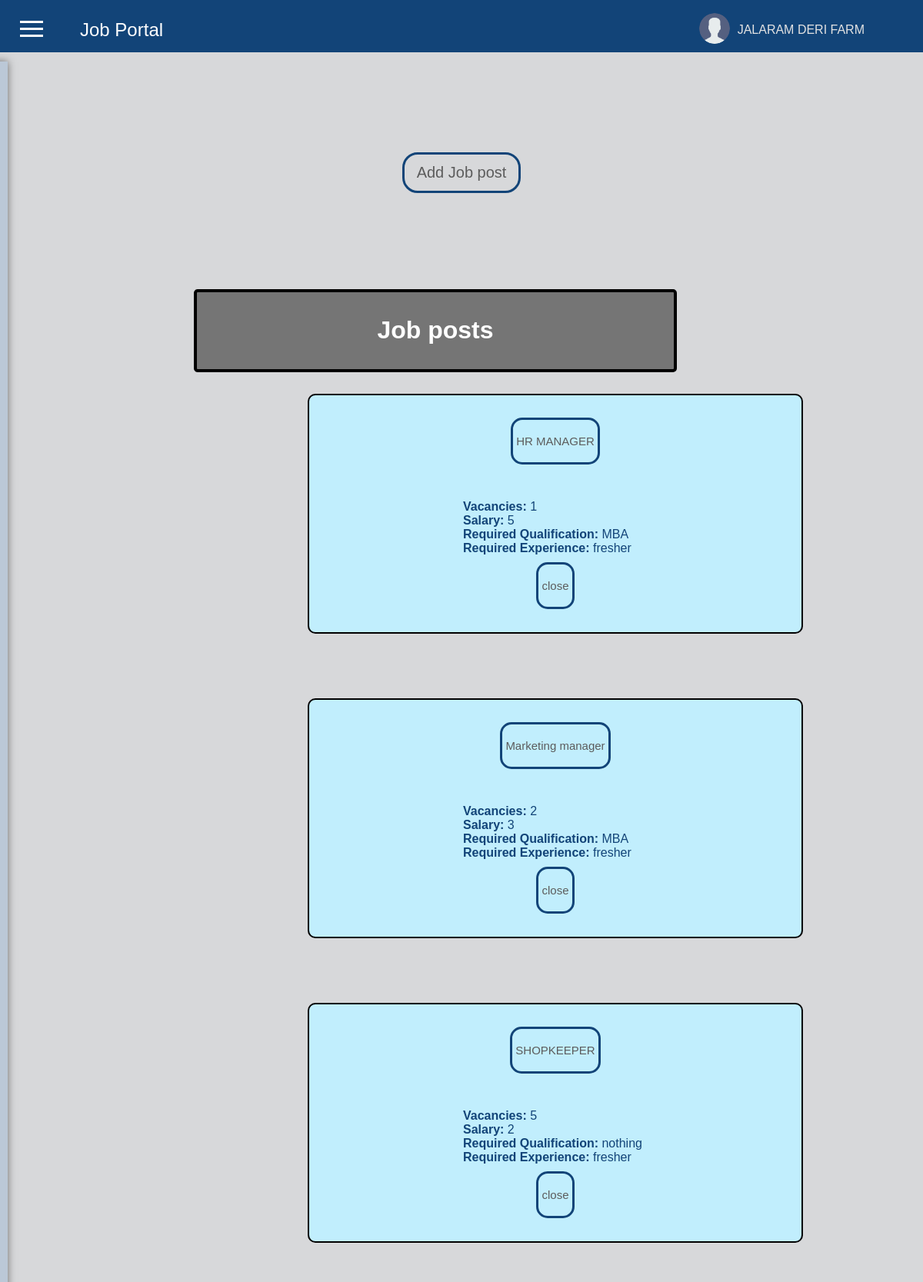
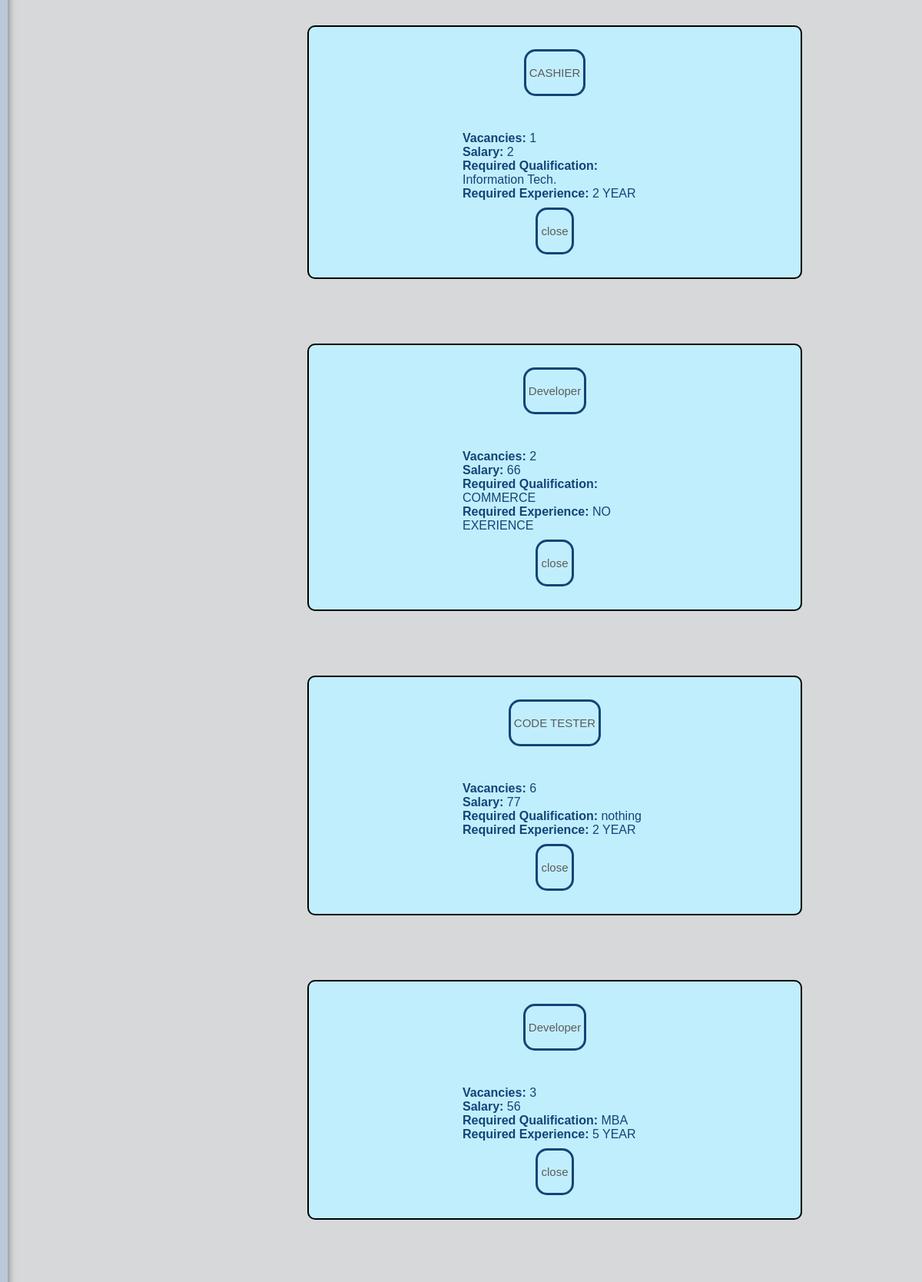
Screenshot of /e_getjobpost (signed in, upper part) with the database file from the repository (2 pictures, top to bottom).
### firstapp/models.py (models this page shows, shortened)
class Employer(models.Model):
    emp_id = models.AutoField(primary_key=True)
    emp_name = models.CharField(max_length=50,null=False)
    username = models.CharField(max_length=20,unique=True,null=False)
    password = models.CharField(max_length=20,null=False)
    emp_email = models.EmailField(max_length=30,unique=True,null=False)
    help_line_no = models.IntegerField(unique=True,null=False)
    industry = models.CharField(max_length=30,null=False)
    location = models.CharField(max_length=100,null=False)
    avg_salary = models.IntegerField(null=False)

class Jobposting(models.Model):
    jp_id = models.AutoField(primary_key=True)
    emp_id = models.ForeignKey(Employer, on_delete=models.CASCADE, to_field='emp_id')
    designation = models.CharField(max_length=50,null=False)
    vacancies = models.IntegerField(null=False)
    salary = models.IntegerField(null=False)
    req_qualification = models.CharField(max_length=120,null=False)
    req_experience = models.CharField(max_length=40,null=False)
    delete_jobpost = models.BooleanField(default=0)

### firstapp/views.py (the view)
# urls.py: path('e_getjobpost', views.e_getjobpost, name='e_getjobpost'),
def e_getjobpost(request):
        my_value = request.session.get('my_key')
        employer = Employer.objects.get(username=my_value)
        emp_name = employer.emp_name
        emp_id=employer.emp_id
        jobposting = Jobposting.objects.filter(emp_id=emp_id,delete_jobpost=0)
        jobposting_data = []
        for jobpost in jobposting:
               jobpost_info = {
               'jp_id' : jobpost.jp_id,
               'designation': jobpost.designation,
               'vacancies': jobpost.vacancies,
               'salary':jobpost.salary,
               'req_qualification': jobpost.req_qualification,
               'req_experience': jobpost.req_experience
                                   }
               jobposting_data.append(jobpost_info)
        return render(request, 'e_postjob.html', {'emp_name': emp_name, 'jobposting_data': jobposting_data})

### templates/e_postjob.html (shortened to what this page needs)
<!DOCTYPE html>
<html lang="en">
<head>
    {% load static %}
</head>
<body>
<header class="top-header">
    <div class="container">
        <a href="#" class="logo">Job Portal</a>
        <div class="user-info">
            <div class="user-logo">
                <img src="{% static 'png/user.png' %}" alt="User Logo">
            </div>
            <div class="user-name">{{emp_name}}</div>
        </div>
    </div>
</header>
<button class="toggle-btn" onclick="toggleSidebar()">
    <span class="line"></span>
    <span class="line"></span>
    <span class="line"></span>
</button>
<form method="POST" action="e_menu">
<div class="sidebar">
</div>
</form><br><br><br><br>
<form method="POST" action="e_menu">
    <div class="box">
    <div class="hello">
<button type="submit" name="add_jobpost" value="add_jobpost">Add Job post</button>
    </div>
</div>
</form>
<div class="h1-container">
<h1>Job posts</h1>
</div>
    {% for jobpost in jobposting_data %}
        <li>
            <div class="qualification-box1">
            <form action="{% url 'jobseeker_details' jp_id=jobpost.jp_id %}" method="POST">
                <div class="box1">
                    <div class="hello1">
                <button type="submit" name="jobpostdetails" value="{{ jobpost.jp_id }}">
                    <p>{{ jobpost.designation }}<p>
                </button>
            </div></div>
            <br><br>
            </form>
            <strong>Vacancies:</strong> {{ jobpost.vacancies }}<br>
            <strong>Salary:</strong> {{ jobpost.salary }}<br>
            <strong>Required Qualification:</strong> {{ jobpost.req_qualification }}<br>
            <strong>Required Experience:</strong> {{ jobpost.req_experience }}<br>
            <form method="post" action="/close_job_post">
                <div class="box1">
                    <div class="hello1">
                        <button type="submit" name="close" value="{{ jobpost.jp_id }}">
                            <p>close</p>
                        </button>
                    </div>
                </div>
            </form>
        </div>
        </li>
        <br><br>
    {% endfor %}
</body>
</html>

### templates/e_postjob.html (style rules this page uses)
body { margin: 0; background-color:#D7D8DA ; font-family: Arial, sans-serif; }
.top-header { top:0; height:40px; width:100%; position: fixed; z-index: 1000; background-color: #124478 ; color: #fff; padding: 14px; display: flex; align-items: center; }
.top-header .container { position:fixed; display: flex; justify-content: space-between; align-items: center; width: 100%; padding:20px 10px 10px 20px; }
.logo { color: #ffffff; text-decoration: none; font-size: 24px; margin-left: 70px; }
.box { display: grid; place-items: center; height: 38vh; }
.hello button { background-color: transparent; color: #5C5C5C; font-size:20px; margin:10px; text-align: center; justify-content:center; padding: 12px 16px; border: solid 3px #124478; border-radius: 20px; outline: none; cursor: pointer; }
.box1 { display: grid; place-items: center; height: 10vh; }
.hello1 button { background-color: transparent; color: #5C5C5C; font-size:15px; margin:2px; text-align: center; justify-content:center; padding: 4px 4px; border: solid 3px #124478; border-radius: 15px; outline: none; cursor: pointer; }
.user-info { display: flex; align-items: center; margin-right:50px; }
.user-logo img { width: 40px; height: 40px; border-radius: 50%; margin-right:10px; }
.user-name { color: #e2e2e2; font-size: 16px; margin-right:60px; }
.sidebar { position: fixed; top: 80px; left: -350px; height: 100%; width: 300px; background-color:#BBC8D7 ; padding: 30px; box-shadow: 0 0 10px rgba(0, 0, 0, 0.5); transition: left 0.3s ease-in-out; z-index: 1000; }
.toggle-btn { position:fixed; top: 20px; left: 20px; background-color: transparent; border: none; cursor: pointer; z-index: 1000; }
.line { display: block; width: 30px; height: 3px; background-color: #fff; margin: 6px auto; transition: background-color 0.3s ease; }
h1 { text-align: center; color:white; background-color: #757575; }
.h1-container { width: 50%; background-color:#757575; margin-left:21%; padding: 10px; border-radius: 5px; border: 4px solid #000000; display: flex; justify-content: center; align-items: center; }
.qualification-box1 { background-color:#C1EEFD ; color: #124478; padding: 20px 200px 20px 200px; margin:20px 20px 20px 400px; border-radius: 10px; border: 2px solid #000000; margin-top: 10px; width:20%; }

### rows the page displays
Employer: emp_name "JALARAM DERI FARM"
Jobposting: designation "HR MANAGER", req_qualification "MBA", req_experience "fresher"
Jobposting: designation "Marketing manager", req_qualification "MBA", req_experience "fresher"
Jobposting: designation "SHOPKEEPER", req_qualification "nothing", req_experience "fresher"
Jobposting: designation "CASHIER", req_qualification "Information Tech.", req_experience "2 YEAR"
Jobposting: designation "Developer", req_qualification "COMMERCE", req_experience "NO EXERIENCE"
Jobposting: designation "CODE TESTER", req_qualification "nothing", req_experience "2 YEAR"
Jobposting: designation "Developer", req_qualification "MBA", req_experience "5 YEAR"

### other values shown
{{ jobpost.vacancies }} "1" "2" "5" "1" "2" "6" "3"
{{ jobpost.salary }} "5" "3" "2" "2" "66" "77" "56"
